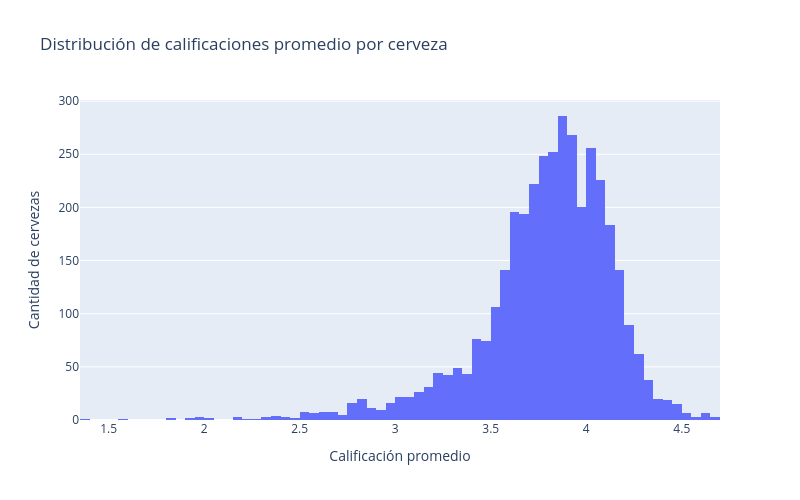

Here is the notebook cell this chart was saved with:
### Markdown cell above
> **Respuesta**: Los parámetros para las calificaciones son la media $\mu = 3\text{,}86$ y desviación estándar $\sigma = 0\text{,}70$ truncadas a la centésima. Como se puede ver en el gráfico de a continuación, que grafica la distribución de la media por cerveza, el _peak_ se concentra alrededor del intervalo $[3.85, 3.8999]$, y pareciera seguir una distribución normal desplazada hacia la derecha. Estos resultados son consistentes con el Teorema del Límite Central.

### Code cell
import plotly.graph_objects as go

grouped_rating_by_beer = df.groupby('beerId')['rating'].mean()

fig = go.Figure()
fig.add_trace(go.Histogram(x=grouped_rating_by_beer, nbinsx=100))

fig.update_layout(
  title='Distribución de calificaciones promedio por cerveza',
  xaxis_title='Calificación promedio',
  yaxis_title='Cantidad de cervezas',
  width=800,
  height=500
)

fig.show()

### Figure 1 — Plotly figure (JSON) as saved in the notebook; plotly's stock layout.template omitted (floating-point values rounded to 4 significant figures; data arrays with more than 128 entries replaced by an {"elided": "..."} marker saying what was removed)
{"data": [{"nbinsx": 100, "type": "histogram", "x": {"elided": "3747 float values"}}], "layout": {"height": 500, "title": {"text": "Distribución de calificaciones promedio por cerveza"}, "width": 800, "xaxis": {"title": {"text": "Calificación promedio"}}, "yaxis": {"title": {"text": "Cantidad de cervezas"}}}}
